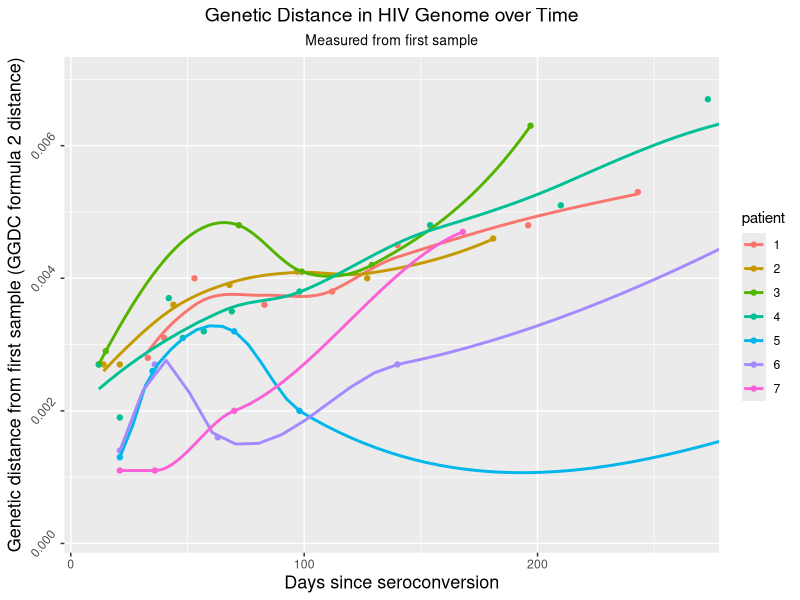

This chart was generated by the following R code:

library(ggplot2)
library(tidyverse)


data <- read.table("time_distance_matrix.csv", header=T, dec=".", sep=",")
data$patient <- as.factor(data$patient)

ggplot(data, aes(x=days, y=dist, color=patient)) +
  geom_point() +
  geom_smooth(method='loess', se=FALSE) +
  coord_cartesian(xlim=c(10,265), ylim=c(0.0002,0.007)) + 
  ggtitle("Genetic Distance in HIV Genome over Time", subtitle = "Measured from first sample") +
  xlab("Days since seroconversion") + 
  ylab("Genetic distance from first sample (GGDC formula 2 distance)") +
  theme(plot.title = element_text(hjust = 0.5,size = 14), plot.subtitle = element_text(hjust = 0.5,size=10), 
        axis.text.y = element_text(angle=50, hjust=0.5), 
        axis.title = element_text(size = 13))


